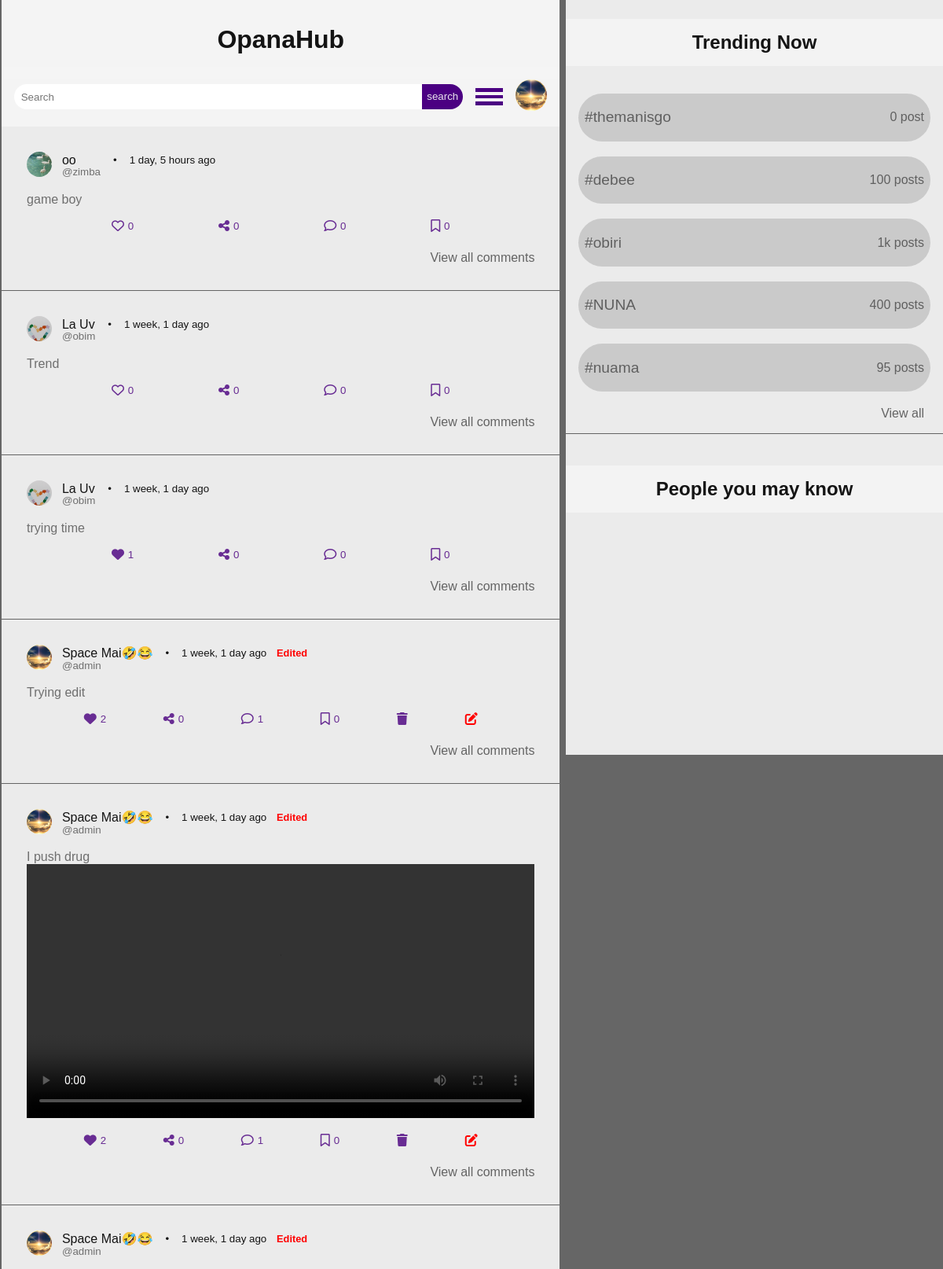
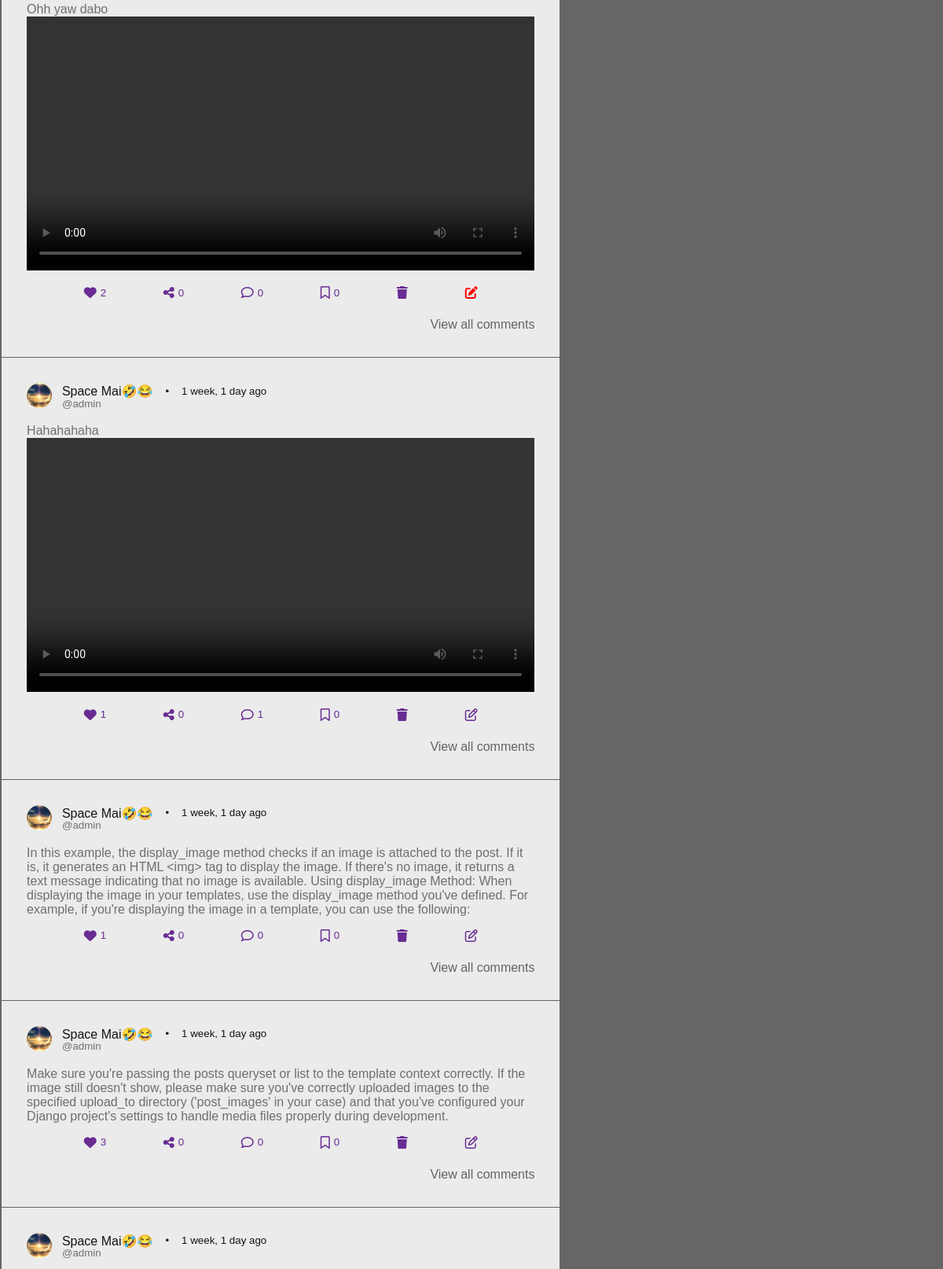
Page /frontpage (signed in, upper part) on the committed database (2 pictures, top to bottom).
### opanahub/models.py (models this page shows, shortened)
class Profile(models.Model):
    user = models.OneToOneField(User, on_delete=models.CASCADE)
    back_img = models.ImageField(upload_to="back_images", default="thin.jpg")
    profile_img = models.ImageField(upload_to="profile_images", default="blank.webp")
    location = models.CharField(max_length=400, blank=True)
    job = models.CharField(max_length=400, blank=True)
    bio = models.TextField(blank=True)
    display_name = models.CharField(max_length=50, blank=True)
    web = models.URLField(blank=True)
    follw = models.IntegerField(default=0)
    follwing = models.IntegerField(default=0)
    class Meta:
        verbose_name_plural = 'Profile'

class Posts(models.Model):
    profile = models.ForeignKey(Profile, on_delete=models.CASCADE)
    post_id = models.UUIDField(default=uuid.uuid4)
    image = models.FileField(upload_to='post_images', blank=True, null=True)
    caption = models.TextField()
    trends = models.ForeignKey(Trend, on_delete=models.CASCADE, null=True, blank=True)
    created_on = models.DateTimeField(auto_now_add=True)
    likes = models.IntegerField(default=0)
    liked = models.BooleanField(default=False)
    shares = models.IntegerField(default=0)
    saved = models.IntegerField(default=0)
    sav = models.BooleanField(default=False)
    comments = models.IntegerField(default=0)
    edited = models.BooleanField(default=False)
    def display_image(self):
        if self.image:
            if self.image.url.endswith(('.mp4', '.avi', '.mov')):
                return format_html('<video controls width="100%" src="{}"></video>', self.image.url)
            else:
                return format_html('<img src="{}" alt="Post File" height="auto" />', self.image.url)
        return ""
    class Meta:
        verbose_name_plural = 'Post'

### opanahub/views.py (the view)
# urls.py: path('frontpage', views.frontpage, name="frontpage"),
@login_required(login_url=index)
def frontpage(request):
    user_obj = User.objects.get(username=request.user)
    get_profile = Profile.objects.get(user=user_obj)
    logged_in_user = request.user
    posts = Posts.objects.all()
    for post in posts:
        comments = Comment.objects.filter(post=post).order_by('created_on')[:2]
        post.comments = comments
    context = {
        "profile": get_profile,
        "post": posts,
    }
    return render(request, "frontpage.html", context)

### template/frontpage.html (shortened to what this page needs)
{% load static %}
{% load humanize %}
<!DOCTYPE html>
<html lang="en">
<head>
    <link rel="stylesheet" href="{% static 'css/style.css' %}">
    <link rel="stylesheet" href="https://cdnjs.cloudflare.com/ajax/libs/font-awesome/6.2.1/css/all.min.css">
</head>
<body>
    <div class="container">
        <div class="center">
            <div class="yie">
                <div class="head">OpanaHub</div>
            </div>
           <div class="search">
                <form action="" autocomplete="off">
                    <input type="text" name="search" placeholder="Search">
                    <button type="submit">search</button>
                </form>
                <div class="lis">
                    <div class="toggler" onclick="Drop()">
                        <div class="line"></div>
                        <div class="line"></div>
                        <div class="line"></div>
                    </div>
                    <a href="/profile/{{profile.user}}">
                        <img src="{{profile.profile_img.url}}" alt="">
                    </a>
                </div>
           </div>
           <div class="card">
                {% for posts in post  reversed%}
                <div class="cards">
                    <div class="account">
                        <a href="{% url 'profile' posts.profile.user %}">
                            <img src="{{posts.profile.profile_img.url}}" alt="">
                            <div class="owner">
                                <div class="time">
                                    {% if posts.profile.display_name %}
                                    <p>{{posts.profile.display_name|truncatechars:"15"}}</p>
                                    {% endif %}
                                    <small>@{{posts.profile.user|lower}}</small>
                                </div>
                         </a>
                                <div class="smal">
                                    <small>•</small>
                                    <small>{{posts.created_on|naturaltime}}</small>
                                </div>
                            </div>
                        {% if posts.edited %}
                            <p class="edited-tag">Edited</p>
                        {% endif %}
                    </div>
                    <div class="content">
                        <a href="{% url 'pana_details' posts.post_id %}">
                            <caption>{{posts.caption}}</caption><br>
                            <div class="file-display">
                                {{ posts.display_image|safe }}
                            </div>
                        </a>
                    </div>
                    <div class="actions">
                        {% if posts.liked == True %}
                        <a id="myAnchor" href="{% url 'likethis' %}?like_id={{posts.post_id}}" class="like">
                            <i class="fa fa-heart"></i>
                            <small>{{posts.likes}}</small>
                        </a>
                        {% else %}
                        <a id="myAnchor" href="{% url 'likethis' %}?like_id={{posts.post_id}}" class="like">
                            <i class="fa-regular fa-heart"></i>
                            <small>{{posts.likes}}</small>
                        </a>
                        {% endif %}
                        <a id="myAnchor" class="like">
                            <i class="fa-solid fa-share-nodes"></i>
                            <small>{{posts.shares}}</small>
                        </a>
                        <a id="myAnchor" href="{% url 'pana_details' posts.post_id %}" class="like">
                            <i class="fa-regular fa-comment"></i>
                            <small>{{posts.comments.count}}</small>
                        </a>
                        {% if posts.sav == True  %}
                        <a id="myAnchor" href="{% url 'savethis' %}?like_id={{posts.post_id}}" class="like">
                            <i class="fa fa-bookmark"></i>
                            <small>{{posts.saved}}</small>
                        </a>
                        {% else %}
                        <a id="myAnchor" href="{% url 'savethis' %}?like_id={{posts.post_id}}" class="like">
                            <i class="fa-regular fa-bookmark"></i>
                            <small>{{posts.saved}}</small>
                        </a>
                        {% endif %}
                        {% if posts.profile.user == profile.user %}
                        <a href="{% url 'delpost' posts.post_id %}" class="like">
                            <i class="fa fa-trash"></i>
                        </a>
                        {% if posts.edited == True %}
                        <a href="{% url 'edit' posts.post_id %}" style="color:red;" class="like">
                            <i class="fa fa-fas fa-edit"></i>
                        </a>
                        {% else %}
                        <a href="{% url 'edit' posts.post_id %}" class="like">
                            <i class="fa-regular fa-pen-to-square"></i>
                        </a>
                        {% endif %}
                        {% endif %}
                    </div>
                    <div class="view">
                        <a href="{% url 'pana_details' posts.post_id %}">View all comments</a>
                    </div>
                </div>
            {% endfor %}
        <div class="left">
            <div class="trendcont">
                <p class="head">Trending Now</p>
                <a href="#" class="trends">
                    <p>#themanisgo</p>
                    <small>0 post</small>
                </a>
                <a href="#" class="trends">
                    <p>#debee</p>
                    <small>100 posts</small>
                </a>
                <a href="#" class="trends">
                    <p>#obiri</p>
                    <small>1k posts</small>
                </a>
                <a href="#" class="trends">
                    <p>#NUNA</p>
                    <small>400 posts</small>
                </a>
                <a href="#" class="trends">
                    <p>#nuama</p>
                    <small>95 posts</small>
                </a>
                <div class="views">
                    <a href="#">View all</a>
                </div>
            </div>
            <div class="people">
                <p class="head">People you may know</p>
            </div>
        </div>
</body>
</html>

### rows in the picture
Profile: profile_img (picture)
Posts: profile.profile_img (picture), profile.display_name "oo", profile.user "zimba", created_on "1 day, 5 hours ago", caption "game boy", likes "0", shares "0", comments.count "0", saved "0"
Posts: profile.profile_img (picture), profile.display_name "La Uv", profile.user "obim", created_on "1 week, 1 day ago", caption "Trend", likes "0", shares "0", comments.count "0", saved "0"
Posts: profile.profile_img (picture), profile.display_name "La Uv", profile.user "obim", created_on "1 week, 1 day ago", caption "trying time", likes "1", shares "0", comments.count "0", saved "0"
Posts: profile.profile_img (picture), profile.display_name "Space Mai🤣😂", profile.user "admin", created_on "1 week, 1 day ago", edited "Edited", caption "Trying edit", likes "2", shares "0", comments.count "1", saved "0"
Posts: profile.profile_img (picture), profile.display_name "Space Mai🤣😂", profile.user "admin", created_on "1 week, 1 day ago", edited "Edited", caption "I push drug", likes "2", shares "0", comments.count "1", saved "0"
Posts: profile.profile_img (picture), profile.display_name "Space Mai🤣😂", profile.user "admin", created_on "1 week, 1 day ago", edited "Edited", caption "Ohh yaw dabo", likes "2", shares "0", comments.count "0", saved "0"
Posts: profile.profile_img (picture), profile.display_name "Space Mai🤣😂", profile.user "admin", created_on "1 week, 1 day ago", caption "Hahahahaha", likes "1", shares "0", comments.count "1", saved "0", edited False (drawn)
Posts: profile.profile_img (picture), profile.display_name "Space Mai🤣😂", profile.user "admin", created_on "1 week, 1 day ago", caption "In this example, the display_image method checks if an image is attached to the post. If it is, it generates an HTML <img> tag to display the image. If there's no image, it returns a text message indicating that no image is available. Using display_image Method: When displaying the image in your templates, use the display_image method you've defined. For example, if you're displaying the image in a template, you can use the following:", likes "1", shares "0", comments.count "0", saved "0", edited False (drawn)
Posts: profile.profile_img (picture), profile.display_name "Space Mai🤣😂", profile.user "admin", created_on "1 week, 1 day ago", caption "Make sure you're passing the posts queryset or list to the template context correctly. If the image still doesn't show, please make sure you've correctly uploaded images to the specified upload_to directory ('post_images' in your case) and that you've configured your Django project's settings to handle media files properly during development.", likes "3", shares "0", comments.count "0", saved "0", edited False (drawn)
Posts: profile.profile_img (picture), profile.display_name "Space Mai🤣😂", profile.user "admin", created_on "1 week, 1 day ago"
